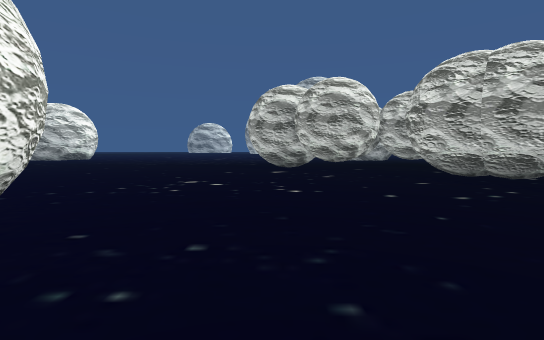
View 1 (above)

21 first-person views from a walk through a scene from a Unity 3-D project. The camera is 1.2 m above the floor, tilts 4° down and sees 85° across. The floor is counted in squares, 2 m on a side. Each view is taken from the middle of a square. On the plan, view 1 faces up. The plan holds only what a view shows up to about 9 squares ahead; the rest is blank. The place goes on beyond the plan. The player character is not drawn.

View 2
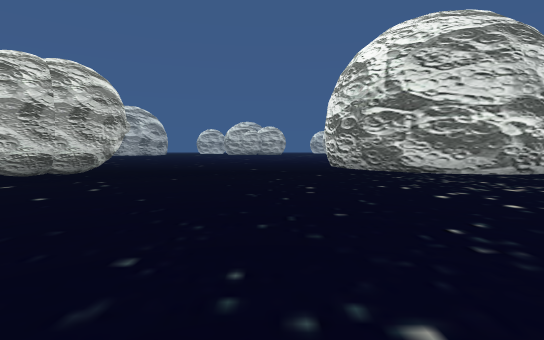

View 3
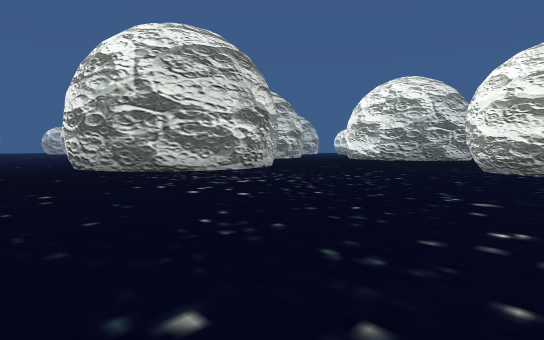

View 4
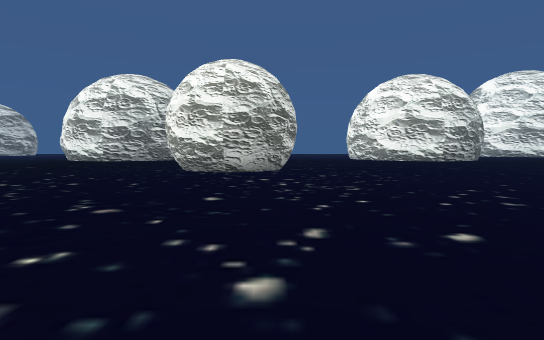

View 5
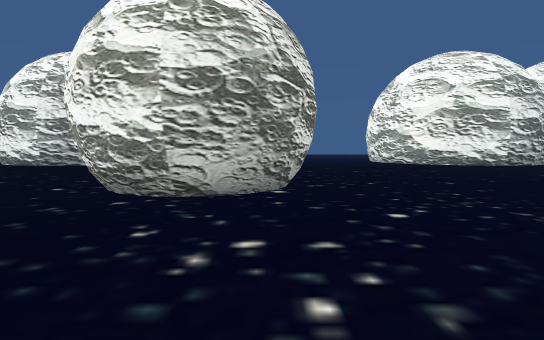

View 6
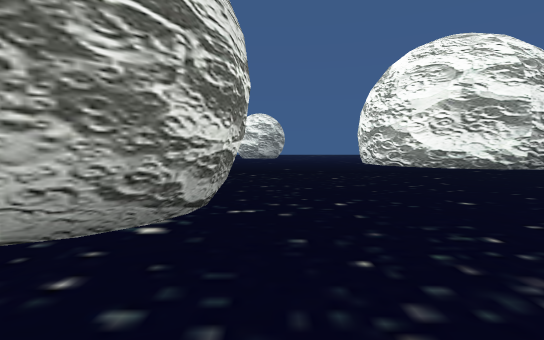

View 7
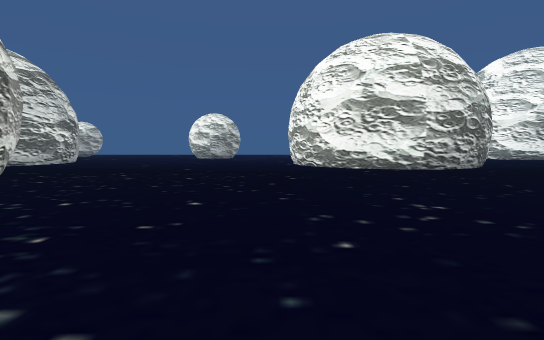

View 8
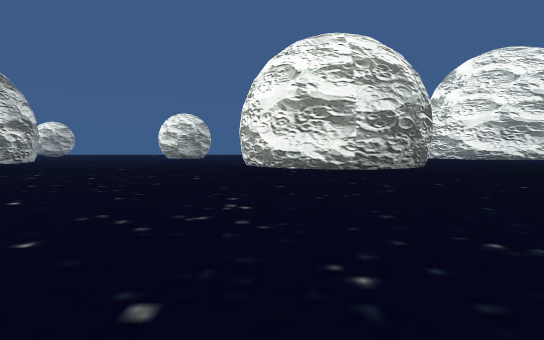

View 9
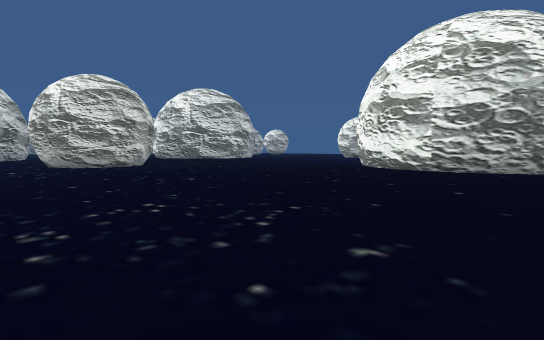

View 10
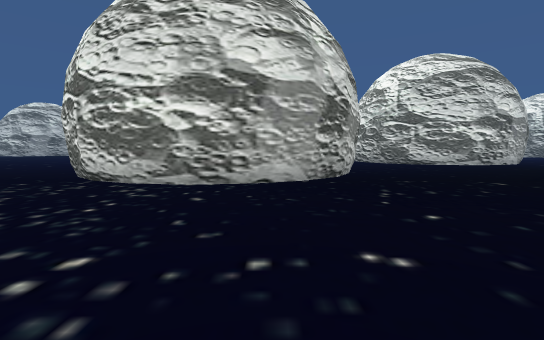

View 11
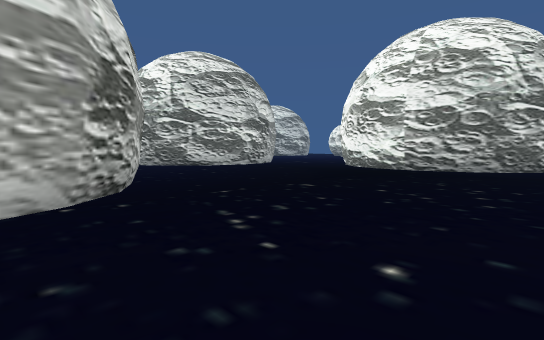

View 12
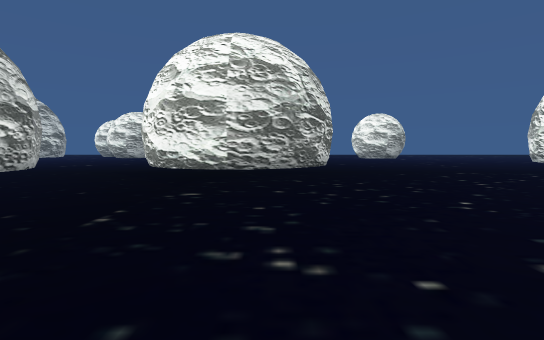

View 13
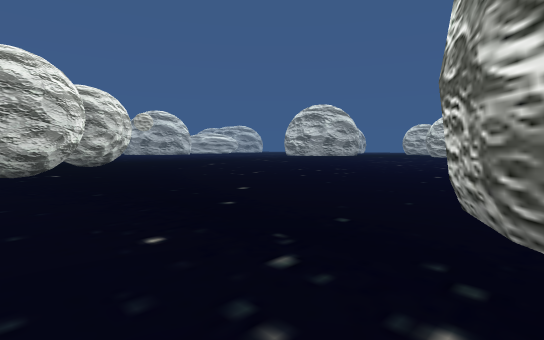

View 14
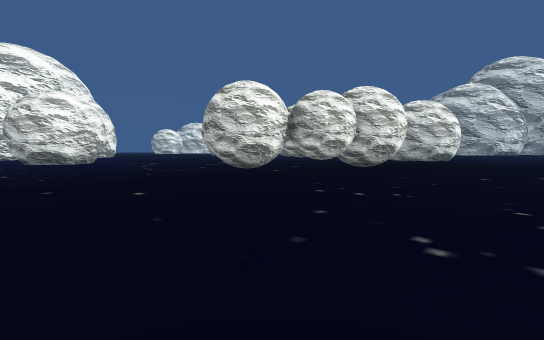

View 15
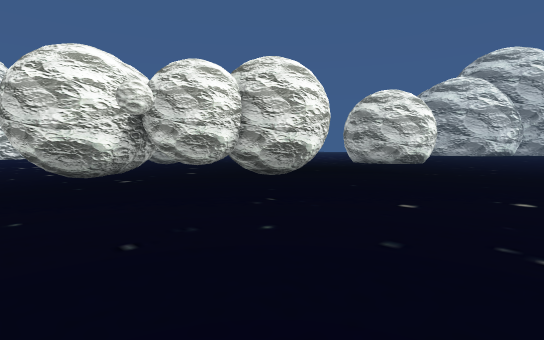

View 16
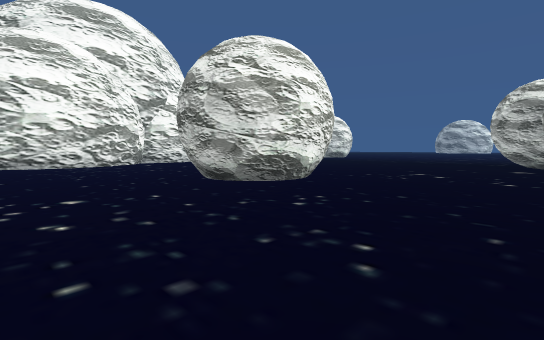

View 17
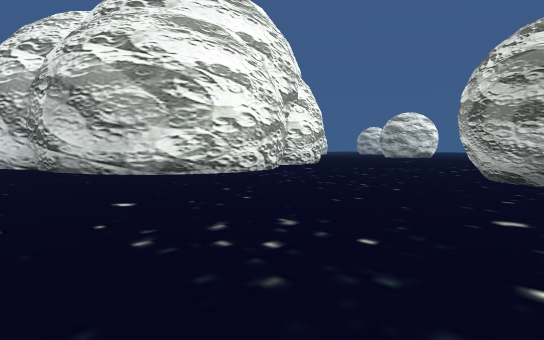

View 18
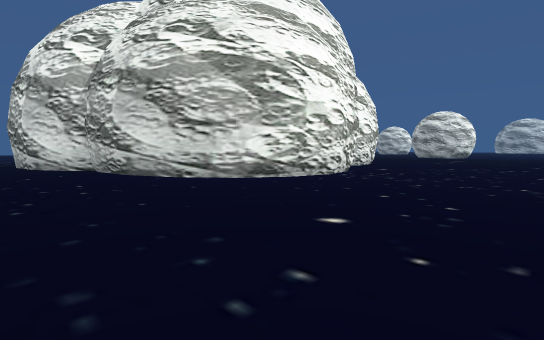

View 19
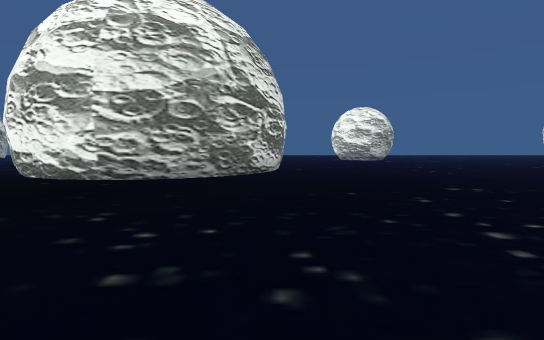

View 20
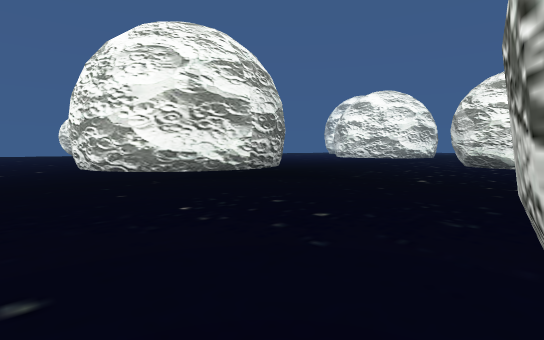

View 21
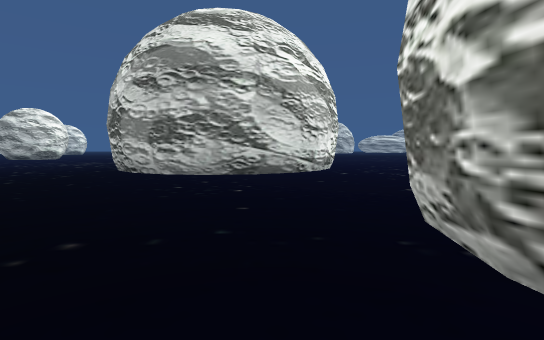

### Floor plan
Key: @ floor where view 1 was taken; # wall or solid block; . floor.
Columns run from 14 left of view 1 to 11 right of it. Each row starts with its distance up from view 1.
 15                        ..
 14                       ....
 13                       ....
 12                        ..
 11                        ..
 10                       ....
  9        .......####   #....
  8        .......########....
  7         .......#######....
  6        ..........####.....
  5       ............##.....
  4      ....  #....... ......
  3     .....  #....... .. ...
  2     .....###....... .. ...
  1     #....###....... ......
  0     #.........@...........
 -1    ##.................##
 -2   ##................###
 -3 ###.................#
 -4 ...................##
 -5 ...................#
 -6 ...................##
 -7 ....................##  ##
 -8 ...........###.......####.
 -9 ...........# ##...........
-10   .........#  #..... .....
-11  ...........  ...... ....
-12 ...................  ....
-13 ................ ..   ...#
-14 ...............       ...#
-15 .####.............####...#

Positions as (right, up) in squares from view 1, and headings:
1: (0, 0), facing up
2: (-2, 1), facing right
3: (-2, 1), facing down-right
4: (-3, 0), facing down
5: (-3, -4), facing down
6: (-4, -6), facing down
7: (-7, -6), facing down
8: (-9, -6), facing down
9: (-14, -6), facing down-right
10: (0, -6), facing right
11: (2, -6), facing down-right
12: (4, -6), facing down
13: (4, -2), facing up-right
14: (11, 0), facing up-left
15: (11, 4), facing up-left
16: (1, -2), facing up-left
17: (-4, -5), facing up-left
18: (-6, -6), facing up-left
19: (2, -9), facing down
20: (11, -8), facing down-left
21: (10, -15), facing up
